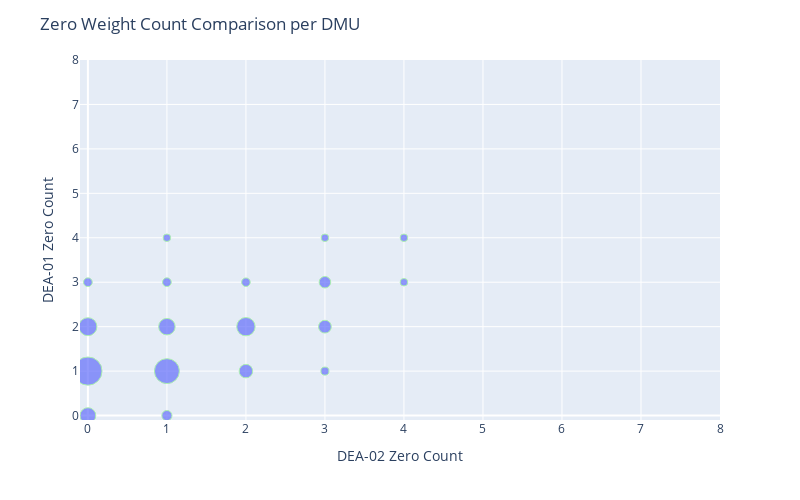

Notebook cell for this chart:
### Code cell
fig = px.scatter(df_w_merged_gr, x="DEA-02 Zero Count", y="DEA-01 Zero Count", size = "size")

# fig.add_traces(
#     list(px.line(x = np.linspace(0.3, 1, num=2), y = np.linspace(0.3, 1, num=2)).select_traces())
# )

fig.update_traces(line_color='lightgreen', line_width=3)

fig.update_layout(
    autosize=False,
    width=800,
    height=500,
    title_text=f"Zero Weight Count Comparison per DMU",
    yaxis_range = [-0.1,8],
    xaxis_range = [-0.1,8],
#    xaxis_title="ES - 2nd DEA Model",
#    yaxis_title="ES - 1st DEA Model"
)

fig.show()

### Figure 1 — Plotly figure (JSON) as saved in the notebook; plotly's stock layout.template omitted (floating-point values rounded to 4 significant figures)
{"data": [{"hovertemplate": "DEA-02 Zero Count=%{x}<br>DEA-01 Zero Count=%{y}<br>size=%{marker.size}<extra></extra>", "legendgroup": "", "line": {"color": "lightgreen", "width": 3}, "marker": {"color": "#636efa", "size": [91, 293, 119, 28, 38, 228, 100, 28, 21, 67, 124, 27, 24, 60, 49, 21, 21, 21], "sizemode": "area", "sizeref": 0.7325, "symbol": "circle"}, "mode": "markers", "name": "", "orientation": "v", "showlegend": false, "type": "scatter", "x": [0, 0, 0, 0, 1, 1, 1, 1, 1, 2, 2, 2, 3, 3, 3, 3, 4, 4], "xaxis": "x", "y": [0, 1, 2, 3, 0, 1, 2, 3, 4, 1, 2, 3, 1, 2, 3, 4, 3, 4], "yaxis": "y"}], "layout": {"autosize": false, "height": 500, "legend": {"itemsizing": "constant", "tracegroupgap": 0}, "margin": {"t": 60}, "title": {"text": "Zero Weight Count Comparison per DMU"}, "width": 800, "xaxis": {"anchor": "y", "domain": [0, 1], "range": [-0.1, 8], "title": {"text": "DEA-02 Zero Count"}, "type": "linear"}, "yaxis": {"anchor": "x", "domain": [0, 1], "range": [-0.1, 8], "title": {"text": "DEA-01 Zero Count"}, "type": "linear"}}}
